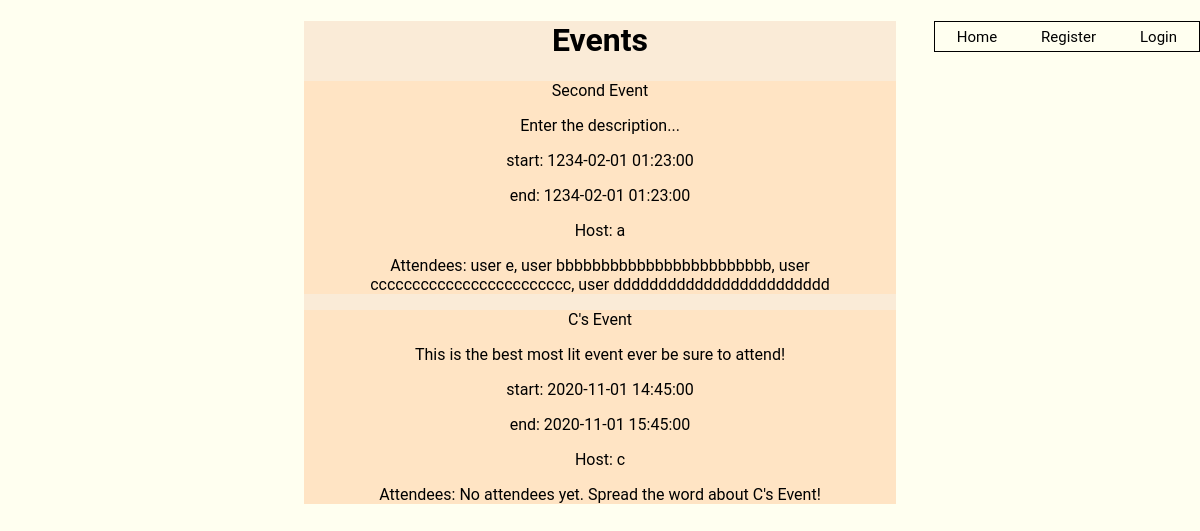
Before: / with the older database file.
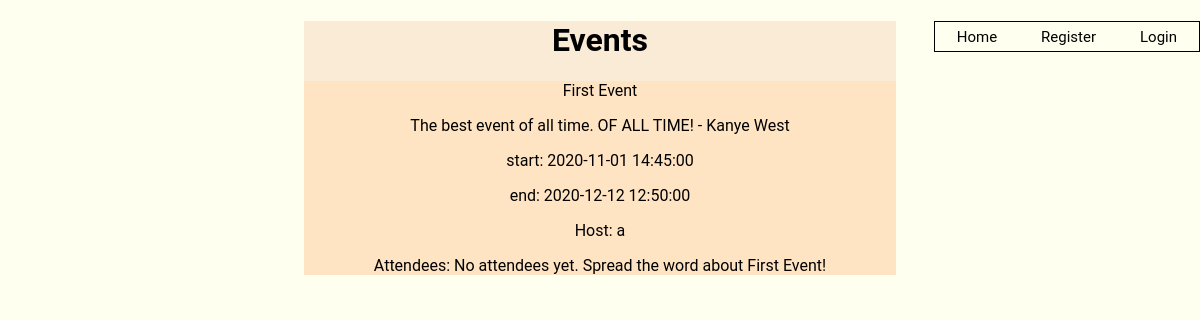
After: the same page with the newer database file.
### models.py (models this page shows, shortened)
class Event(db.Model):
	__tablename__ = "events"
	event_id = db.Column(db.Integer, primary_key=True)
	title = db.Column(db.String(90), nullable=False)
	description = db.Column(db.Text)
	time_start = db.Column(db.DateTime, nullable=False)
	time_end = db.Column(db.DateTime, nullable=False)
	host = db.Column(db.Integer, db.ForeignKey("users.user_id"))	#add host column to this event
	attendees = db.relationship("User", secondary=attending_events, back_populates="attends", lazy="dynamic")	#event can have many users

class User(db.Model):
	__tablename__ = "users"
	user_id = db.Column(db.Integer, primary_key=True)
	username = db.Column(db.String(24), nullable=False, unique=True, index=True)	# what are the arguments to String? max length?
	password_hash = db.Column(db.String(64), nullable=False)
	host_events = db.relationship("Event", backref="user", lazy="dynamic")	#one host to many events
	attends = db.relationship("Event", secondary=attending_events, back_populates="attendees", lazy="dynamic") 		#can attend many events
	def __repr__(self):
		return "user {}".format(self.username)

### events.py (the view)
@app.route("/")
def homepage():
	eventList = Event.query.all()
	userEvents = []
	if g.user:
		userEvents = User.query.filter_by(user_id=g.user.user_id).first().host_events.filter_by(host=g.user.user_id).all()
	return render_template("home.html", eventList=eventList, User=User, Event=Event, userEvents=userEvents);

### events.py (called while the page is built)
@app.before_request
def before_request():
	g.user = None
	if "user_id" in session:		#ensure the user if logged in before each request
		g.user = User.query.filter_by(user_id=session["user_id"]).first()

### templates/home.html (shortened to what this page needs)
{% extends "base.html" %}
{% block body %}
{% if eventList %}
<div class="allEvents">
	<h1>Events</h1>
	{% for event in eventList %}
	<div class="eachEvent">
		<p>{{ event.title }}<p>
		<p>{{event.description}} </p>
		<p>start: {{event.time_start}} </p>
		<p>end: {{event.time_end}} </p>
		{% set host = User.query.filter_by(user_id=event.host).first() %}
		<p>Host: {{ host.username }} </p>
		{% set attendees = event.attendees.all() | string() %}
		<p>Attendees: {% if attendees == "[]" %} No attendees yet. Spread the word about {{event.title}}!
			{% else %}
			{{attendees[1:-1]}}
			{%endif%}
		</p>
	</div>
	{% endfor %}
</div>
{% else %}
<h1>No Events Yet...</h1> <a href="{{ url_for('createEvent') }}">Create Event</a>
{% endif %}
{% endblock %}

### templates/base.html (shortened to what this page needs)
<!DOCTYPE html>
<link rel="stylesheet" type="text/css" href="{{ url_for('static', filename='style.css') }}">
<div class = "all">
	<div class="navbar">
		<a href="{{ url_for('homepage') }}">Home</a>
	{% if g.user %}
		<a href="{{ url_for('logout') }}">Logout</a>
		<a href="{{ url_for('createEvent') }}">Create Event</a>
	{% else %}
		<a href="{{ url_for('register') }}">Register</a>
		<a href="{{ url_for('login') }}">Login</a>
	{% endif %}
	</div>
	<div class=body>
	{% block body %}{% endblock %}
	</div>
</div>

### static/style.css (style rules this page uses)
.navbar { position: fixed; right: 0%; list-style: none; display: inline; border: 1px solid black; padding: 5px 2px; }
.navbar a { color: black; text-decoration: none; padding: 5px 20px; font-family: 'Roboto', sans-serif; font-size: 15px; }
.allEvents { background-color: antiquewhite; margin-left: 25%; width: 50%; }
.allEvents .eachEvent { background-color: bisque; }

Changed rows visible on the page:
removed Event: title "Second Event", description "Enter the description...", time_start "1234-02-01 01:23:00", time_end "1234-02-01 01:23:00", attendees "user e, user bbbbbbbbbbbbbbbbbbbbbbbb, user cccccccccccccccccccccccc, user dddddddddddddddddddddddd"
removed Event: title "C's Event", description "This is the best most lit event ever be sure to attend!", time_start "2020-11-01 14:45:00", time_end "2020-11-01 15:45:00"
removed User: username "c"
added Event: title "First Event", description "The best event of all time. OF ALL TIME! - Kanye West", time_start "2020-11-01 14:45:00", time_end "2020-12-12 12:50:00"
